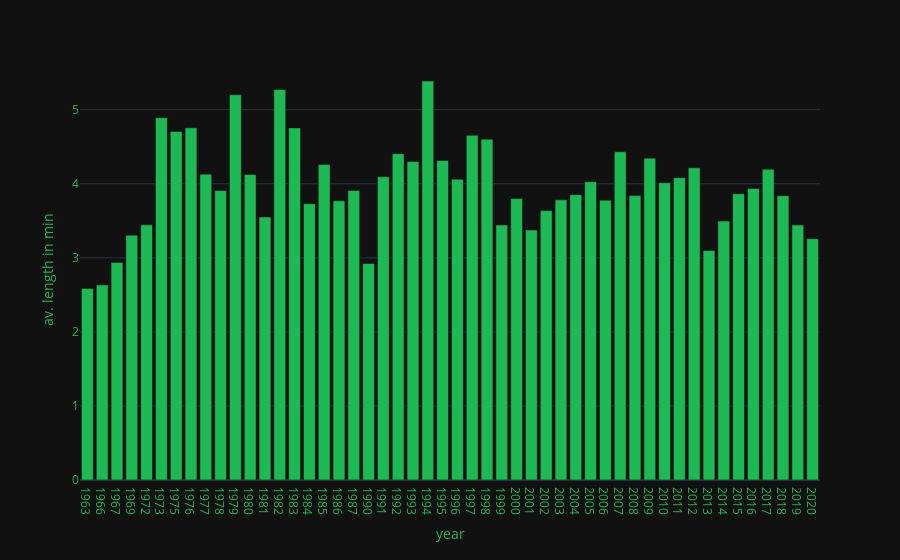

Here is the notebook cell this chart was saved with:
### Markdown cell above
### Average Song length per date

### Code cell
#Ursprungsdatensatz kopieren
dflpd = df

#Release Datum aufspalten in Jahr, Monat und Tag
dflpd[["year", "month", "day"]] = dfMoodspYear["release_date"].str.split("-", expand=True)
dflpd = dflpd.sort_values("year")

#df mit Länge und Jahr
dflpd = dflpd[['length', 'year']].copy()
dflpd['length'] = dflpd['length']/60000
dflpd = dflpd.rename(columns={"length": "av. length in min"})

#df gruppieren
dflpd = dflpd.groupby(['year']).mean()
dflpd = dflpd.reset_index(level=0)

#Grafik plotten
fig6 = px.bar(dflpd, x="year", y="av. length in min",  template='plotly_dark', color_discrete_sequence=["#1DB954"])
fig6.update_xaxes(title_font=dict(color='#1DB954'), tickfont=dict(color='#1DB954'))
fig6.update_yaxes(title_font=dict(color='#1DB954'), tickfont=dict(color='#1DB954'))
fig6.show()

### Figure 1 — Plotly figure (JSON) as saved in the notebook; plotly's stock layout.template omitted (floating-point values rounded to 4 significant figures)
{"data": [{"alignmentgroup": "True", "hovertemplate": "year=%{x}<br>av. length in min=%{y}<extra></extra>", "legendgroup": "", "marker": {"color": "#1DB954", "pattern": {"shape": ""}}, "name": "", "offsetgroup": "", "orientation": "v", "showlegend": false, "textposition": "auto", "type": "bar", "x": ["1963", "1966", "1967", "1969", "1972", "1973", "1975", "1976", "1977", "1978", "1979", "1980", "1981", "1982", "1983", "1984", "1985", "1986", "1987", "1990", "1991", "1992", "1993", "1994", "1995", "1996", "1997", "1998", "1999", "2000", "2001", "2002", "2003", "2004", "2005", "2006", "2007", "2008", "2009", "2010", "2011", "2012", "2013", "2014", "2015", "2016", "2017", "2018", "2019", "2020"], "xaxis": "x", "y": [2.587, 2.633, 2.938, 3.305, 3.445, 4.892, 4.707, 4.756, 4.129, 3.908, 5.202, 4.125, 3.551, 5.272, 4.755, 3.731, 4.261, 3.771, 3.911, 2.923, 4.094, 4.406, 4.3, 5.388, 4.315, 4.062, 4.654, 4.603, 3.445, 3.801, 3.375, 3.638, 3.783, 3.853, 4.028, 3.779, 4.432, 3.84, 4.345, 4.014, 4.082, 4.216, 3.099, 3.496, 3.865, 3.937, 4.197, 3.839, 3.444, 3.258], "yaxis": "y"}], "layout": {"barmode": "relative", "legend": {"tracegroupgap": 0}, "margin": {"t": 60}, "xaxis": {"anchor": "y", "domain": [0, 1], "tickfont": {"color": "#1DB954"}, "title": {"font": {"color": "#1DB954"}, "text": "year"}}, "yaxis": {"anchor": "x", "domain": [0, 1], "tickfont": {"color": "#1DB954"}, "title": {"font": {"color": "#1DB954"}, "text": "av. length in min"}}}}
